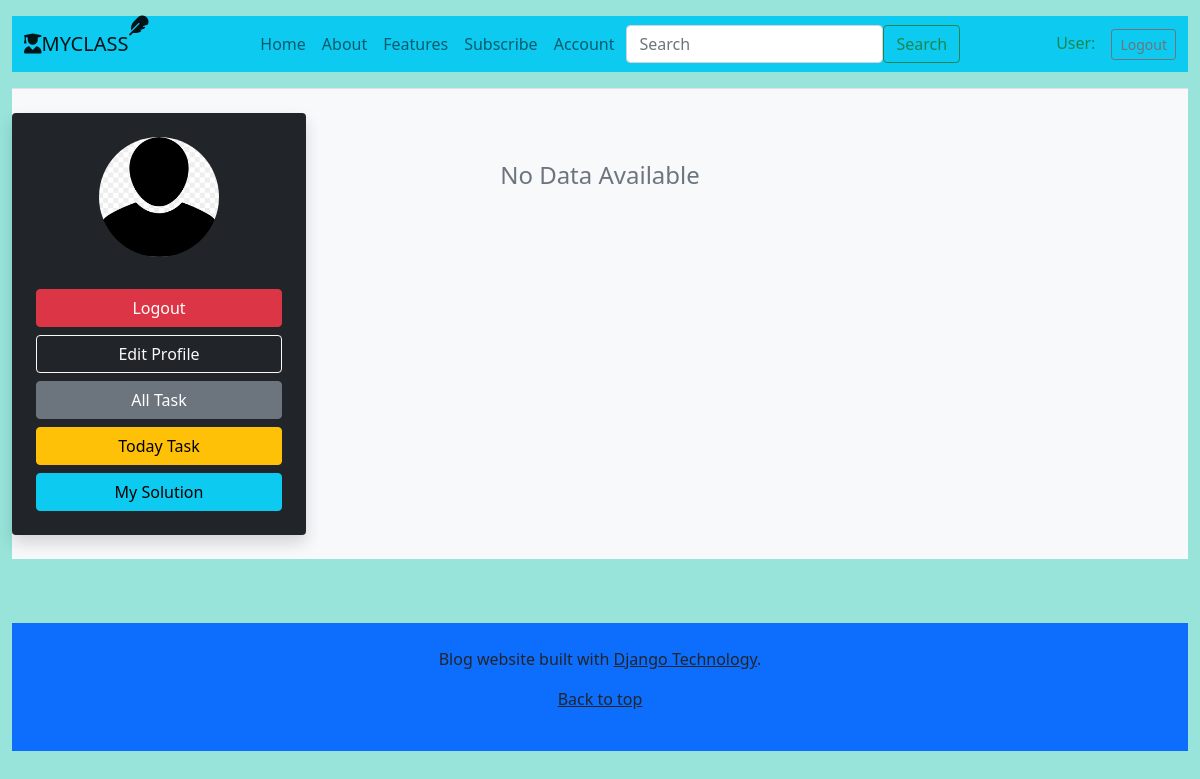
Page /showsolstu/6/ on the earlier database version.
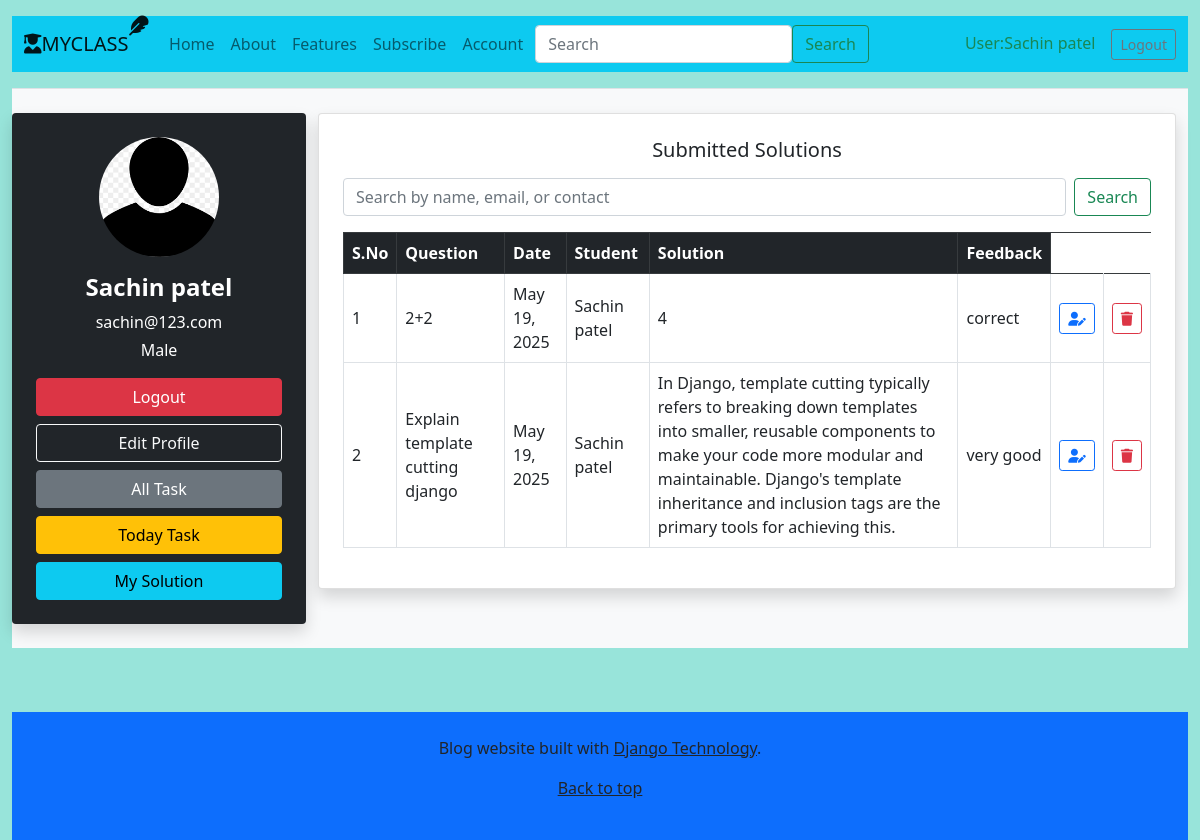
Same page on the later database version.
### app/models.py (models this page shows, shortened)
class Student(models.Model):
    User_name=models.CharField(max_length=50)
    User_email=models.EmailField()
    User_gender=models.CharField(max_length=50)
    User_image=models.ImageField(upload_to='images/', blank=True,null=True)
    User_document=models.FileField(upload_to='file/' , blank=True,null=True)
    User_password=models.CharField(max_length=50)
    User_contact=models.IntegerField(blank=True,null=True)
    User_joindate=models.DateField(blank=True,null=True)

class Solution(models.Model):
    quest = models.ForeignKey('Question', on_delete=models.CASCADE)
    stu = models.ForeignKey('Student', on_delete=models.CASCADE)
    sol=models.TextField()
    feedback=models.TextField(blank=True,null=True)

class Question(models.Model):
     ques=models.TextField(max_length=200)
     date=models.DateField()

### app/views.py (the view)
# urls.py: path('showsolstu/<int:pk>/', views.showsolstu, name='showsolstu'),
def showsolstu(req,pk):
    userdata=Student.objects.get(id=pk)
    button="Logout"
    soldata=Solution.objects.filter(stu=userdata.id)
    return render(req,'userdashboard.html', {'soldata':soldata,'userdata':userdata,'button':button})

### app/templates/userdashboard.html (shortened to what the changed rows need)
{% extends "base.html" %}
{% load static %}
{% block content %}
{% if userdata %}
<main class="container-fluid py-4 bg-light">
  <div class="row g-4">
    <div class="col-lg-3 bg-dark text-white p-4 rounded shadow">
      <div class="text-center">
       {% if userdata.User_image %}
        <img src="{{ userdata.User_image.url }}" alt="Profile Image" class="img-fluid rounded-circle mb-3" style="width: 120px; height: 120px; object-fit: cover;">
        {% else %}
        <img src="{% static 'images/portfolio.png' %}" alt="Profile Image" class="img-fluid rounded-circle mb-3" style="width: 120px; height: 120px; object-fit: cover;">
       {% endif %} <h4 class="fw-bold">{{ userdata.User_name }}</h4>
        <p class="mb-1">{{ userdata.User_email }}</p>
        <p>{{ userdata.User_gender }}</p>
        <div class="d-grid gap-2 mt-3">
          <a href="{% url 'home' %}" class="btn btn-danger">{{ button }}</a>
          <a href="{% url 'editprofile' userdata.id %}" class="btn btn-outline-light">Edit Profile</a>
              <a href="{% url 'showtaskuser' pk=userdata.id %}" class="btn btn-secondary">All Task</a>
              <a href="{% url 'fn11' pk=userdata.id %}" class="btn btn-warning">Today Task</a>
          <a href="{% url 'showsolstu' pk=userdata.id %}" class="btn btn-info">My Solution</a>
        </div>
      </div>
    </div>
    <div class="col-lg-9">
      <div class="row g-4">
       {% if taskdata %}
        <div class="col-md-12">
          <div class="card shadow p-4">
            <h5 class="text-center mb-3">All Task</h5>
            <form class="d-flex mb-3" method="POST" action="{% url 'addtask' pk=userdata.id  %}">
              {% csrf_token %}
              <input class="form-control me-2" type="search" name="record" placeholder="Search by name, email, or contact" aria-label="Search">
              <button class="btn btn-outline-success" type="submit">Search</button>
            </form>
            <table class="table table-hover table-bordered align-middle">
              <thead class="table-dark">
                <tr>
                  <th>S.No</th>
                  <th>Question</th>
                  <th>Date</th>
                  <th>Solution</th>
                </tr>
              </thead>
              <tbody>
                {% for i in taskdata %}
                <tr>
                <form class="d-flex" method="POST" action="{% url 'solsubmit' pk=userdata.id sk=i.id %}">
              {% csrf_token %}
                  <td>{{ forloop.counter }}</td>
                  <td>{{ i.ques}}</td>
                  <td>{{ i.date }}</td>
                  <td>
              <input class="form-control me-0" type="text" name="solu" placeholder="solution" aria-label="Search">
              <button class="btn btn-outline-success" type="submit">Submit</button>
            </form></td>
                </tr>
                {% endfor %}
              </tbody>
            </table>
          </div>
        </div>
   {% elif soldata %}
        <div class="col-md-12">
          <div class="card shadow p-4">
            <h5 class="text-center mb-3">Submitted Solutions</h5>
            <form class="d-flex mb-3" method="POST" action="{% url 'addtask' pk=userdata.id  %}">
              <input class="form-control me-2" type="search" name="record" placeholder="Search by name, email, or contact" aria-label="Search">
              <button class="btn btn-outline-success" type="submit">Search</button>
            </form>
            <table class="table table-hover table-bordered align-middle">
              <thead class="table-dark">
                <tr>
                  <th>S.No</th>
                  <th>Question</th>
                  <th>Date</th>
                  <th>Student</th>
                  <th>Solution</th>
                  <th>Feedback</th>
                </tr>
              </thead>
              <tbody>
                {% for i in soldata %}
                <tr>
                  <td>{{ forloop.counter }}</td>
                  <td>{{ i.quest.ques }}</td>
                  <td>{{ i.quest.date }}</td>
                  <td>{{ i.stu.User_name }}</td>
                  <td>{{ i.sol }}</td>
                  <td>{{ i.feedback}}</td>
                  <td>
                    <a href="{% url 'editsol' pk=userdata.id it=i.id %}" class="btn btn-sm btn-outline-primary">
                      <i class="fa-solid fa-user-pen"></i>
                    </a>
                  </td>
                  <td>
                    <a href="{% url 'deletesol' pk=userdata.id it=i.id %}" class="btn btn-sm btn-outline-danger">
                      <i class="fa-solid fa-trash"></i>
                    </a>
                  </td>
                </tr>
                {% endfor %}
              </tbody>
            </table>
          </div>
        </div>
        {% else %}
        <div class="col-md-8 text-center py-5">
          <h4 class="text-muted">No Data Available</h4>
        </div>
        {% endif %}
      </div>
    </div>
  </div>
</main>
{% endif %}
{% endblock %}

### app/templates/base.html (shortened to what this page needs)
<!doctype html>
<html lang="en">
  <head>
    <link href="https://cdn.jsdelivr.net/npm/bootstrap@5.0.2/dist/css/bootstrap.min.css" rel="stylesheet">
    <link rel="stylesheet" href="https://cdnjs.cloudflare.com/ajax/libs/font-awesome/6.7.2/css/all.min.css" />
    {% load static %}
    {% block css %} <link rel='stylesheet' href="{% static 'css/style.css'%}"> {% endblock %}
  </head>
  <body>
<div class="container-fluid">
 {% if  userdata  %}
  <header class="blog-header py-3 border-bottom">
    <div class="container-fluid bg-info">
      <nav class="navbar navbar-expand-lg navbar-light bg-blue">
               <a class="navbar-brand" href="#"><i class="fa-solid fa-user-graduate"></i>MYCLASS<i class="fa-solid fa-feather f3-normal position-absolute top-0 "></i></a>
        <div class="collapse navbar-collapse" id="navbarNav">
          <ul class="navbar-nav ms-auto">
            <li class="nav-item active">
              <a class="nav-link" href="{% url 'home1' pk=userdata.id %}">Home</a>
            </li>
            <li class="nav-item">
              <a class="nav-link" href="{% url 'about1' pk=userdata.id %}">About</a>
            </li>
            <li class="nav-item">
              <a class="nav-link" href="{% url 'feature1' pk=userdata.id %}">Features</a>
            </li>
            <li class="nav-item">
              <a class="nav-link" href="{% url 'subscription1' pk=userdata.id %}">Subscribe</a>
            </li>
            <li class="nav-item">
              <a class="nav-link" href="{% url 'account1' pk=userdata.id %}">Account</a>
            </li>
          </ul>
          <form class="d-flex ms-1 me-5">
            <input class="form-control me-0" type="search" placeholder="Search" aria-label="Search">
            <button class="btn btn-outline-success" type="submit">Search</button>
          </form>
          <div class="d-flex justify-content-center align-items-center ms-5">
             <h6 class="text-success p-0 m-0">User:{{userdata.User_name}}</h6>
          </div>
          <div class="d-flex justify-content-end align-items-center ms-3">
            <a class="btn btn-sm btn-outline-secondary" href="{% url 'home' %}">Logout</a>
          </div>
        </div>
      </nav>
    </div>
  </header>
{% endif %}
{% block content %} {% endblock %}
<footer class="blog-footer p-4 bg-primary">
  <p>Blog website built with <a href="#" class="text-dark">Django Technology</a>.</p>
  <p><a href="#" class="text-dark">Back to top</a></p>
</footer>
</div>
</body>
</html>

Differences in the rows shown:
now on this page (row edited): Student: User_name "Sachin patel", User_email "sachin@123.com", User_gender "Male"
added Solution: quest.ques "2+2", quest "May 19, 2025", stu.User_name "Sachin patel", sol "4", feedback "correct"
added Solution: quest.ques "Explain template cutting django", quest "May 19, 2025", stu.User_name "Sachin patel", sol "In Django, template cutting typically refers to breaking down templates into smaller, reusable components to make your code more modular and maintainable. Django's template inheritance and inclusion tags are the primary tools for achieving this.", feedback "very good"
Other differences:
text no longer shown: "No Data Available"
text now shown: "Submitted Solutions Search S.No Question Date Student Solution Feedback"
